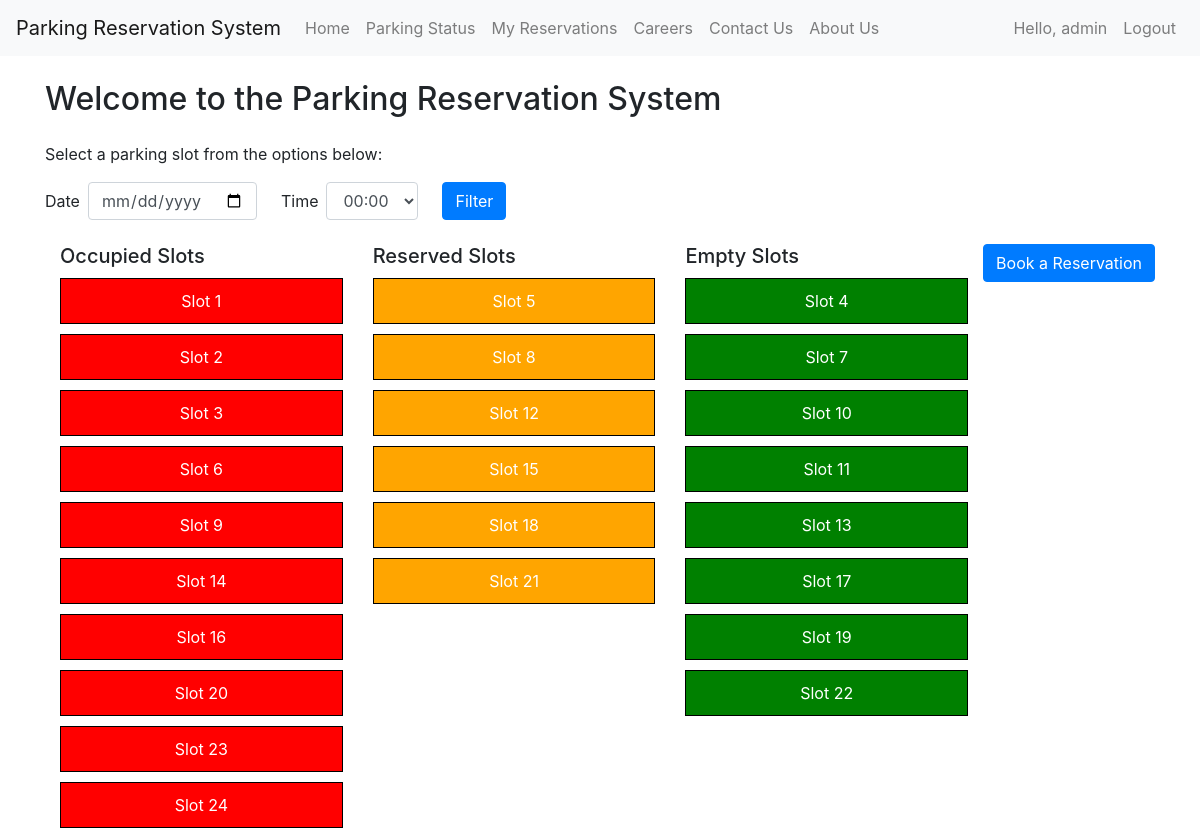
/parking_status (signed in), run on the app's committed database.
### app.py (models this page shows, shortened)
class User(db.Model):
    id = db.Column(db.Integer, primary_key=True)
    username = db.Column(db.String(20), unique=True, nullable=False)
    email = db.Column(db.String(120), unique=True, nullable=False)
    is_admin = db.Column(db.Boolean, default=False)
    vehicle = db.Column(db.String(20), nullable=True)
    password_hash = db.Column(db.String(128))
    @property
    def is_authenticated(self):
        return True

class Slot(db.Model):
    id = db.Column(db.Integer, primary_key=True)
    status = db.Column(db.String(50), nullable=False)
    date = db.Column(db.Date, nullable=True)
    start_time = db.Column(db.Time, nullable=True)
    end_time = db.Column(db.Time, nullable=True)

### app.py (the view)
@app.route('/parking_status')
def parking_status():
    slots = Slot.query.all()
    return render_template('parking_status.html', slots=slots)

### app.py (called while the page is built)
@login_manager.user_loader
def load_user(user_id):
    return User.query.get(int(user_id))

### templates/parking_status.html (shortened to what this page needs)
<!DOCTYPE html>
{% extends "base.html" %} {% block title %} Parking Status {% endblock %} {%
block content %}
<div class="container">
  <h2 class="my-4">Welcome to the Parking Reservation System</h2>
  <p>Select a parking slot from the options below:</p>
  <div class="mb-4">
    <form class="form-inline">
      <div class="form-group">
        <label for="filter_date" class="mr-2">Date</label>
        <input
          type="date"
          class="form-control mr-4"
          id="filter_date"
          name="filter_date"
          required
        />
      </div>
      <div class="form-group">
        <label for="filter_time" class="mr-2">Time</label>
        <select class="form-control mr-4" id="filter_time" name="filter_time">
          {% for i in range(24) %}
          <option value="{{ '%02d:00' % i }}">{{ '%02d:00' % i }}</option>
          {% endfor %}
        </select>
      </div>
      <button type="submit" class="btn btn-primary">Filter</button>
    </form>
  </div>
  <div class="mb-4">
    <a href="/reserve" class="btn btn-primary float-right"
      >Book a Reservation</a
    >
  </div>
  <div class="row">
    <div class="col-4">
      <h5>Occupied Slots</h5>
      {% for slot in slots if slot.status == 'occupied' %}
      <div class="slot occupied">Slot {{ slot.id }}</div>
      {% endfor %}
    </div>
    <div class="col-4">
      <h5>Reserved Slots</h5>
      {% for slot in slots if slot.status == 'reserved' %}
      <div class="slot reserved">Slot {{ slot.id }}</div>
      {% endfor %}
    </div>
    <div class="col-4">
      <h5>Empty Slots</h5>
      {% for slot in slots if slot.status == 'empty' %}
      <div class="slot empty">Slot {{ slot.id }}</div>
      {% endfor %}
    </div>
  </div>
</div>
{% endblock %}

### templates/base.html (shortened to what this page needs)
<!DOCTYPE html>
<html>
  <head>
    <link
      rel="stylesheet"
      href="https://stackpath.bootstrapcdn.com/bootstrap/4.5.0/css/bootstrap.min.css"
    />
  </head>
  <body>
    <nav class="navbar navbar-expand-lg navbar-light bg-light">
      <a class="navbar-brand" href="#">Parking Reservation System</a>
      <div class="collapse navbar-collapse" id="navbarNav">
        <ul class="navbar-nav">
          <li class="nav-item">
            <a class="nav-link" href="/">Home</a>
          </li>
          <li class="nav-item">
            <a class="nav-link" href="/parking_status">Parking Status</a>
          </li>
          {% if current_user.is_authenticated %}
          <li class="nav-item">
            <a class="nav-link" href="/my_reservations">My Reservations</a>
          </li>
          {% endif %}
          <li class="nav-item">
            <a class="nav-link" href="/careers">Careers</a>
          </li>
          <li class="nav-item">
            <a class="nav-link" href="/contact_us">Contact Us</a>
          </li>
          <li class="nav-item">
            <a class="nav-link" href="/about_us">About Us</a>
          </li>
        </ul>
        <ul class="navbar-nav ml-auto">
          {% if current_user.is_authenticated %}
          <li class="nav-item">
            <a class="nav-link">Hello, {{ current_user.username }}</a>
          </li>
          <li class="nav-item">
            <a class="nav-link" href="/logout">Logout</a>
          </li>
          {% else %}
          <li class="nav-item">
            <a class="nav-link" href="/login">Login</a>
          </li>
          {% endif %}
        </ul>
      </div>
    </nav>
    {% block content %}{% endblock %}
  </body>
</html>

### templates/parking_status.html (style rules this page uses)
.slot { border: 1px solid black; padding: 10px; margin: 10px 0; text-align: center; }
.occupied { background-color: red; color: white; }
.reserved { background-color: orange; color: white; }
.empty { background-color: green; color: white; }

### data on the page
User: username "admin"
Slot: id "1"
Slot: id "2"
Slot: id "3"
Slot: id "6"
Slot: id "9"
Slot: id "14"
Slot: id "16"
Slot: id "20"
Slot: id "23"
Slot: id "24"
Slot: id "5"
Slot: id "8"
Slot: id "12"
Slot: id "15"
Slot: id "18"
Slot: id "21"
Slot: id "4"
Slot: id "7"
Slot: id "10"
Slot: id "11"
Slot: id "13"
Slot: id "17"
Slot: id "19"
Slot: id "22"

### other printed values
form field filter_time "00:00"
